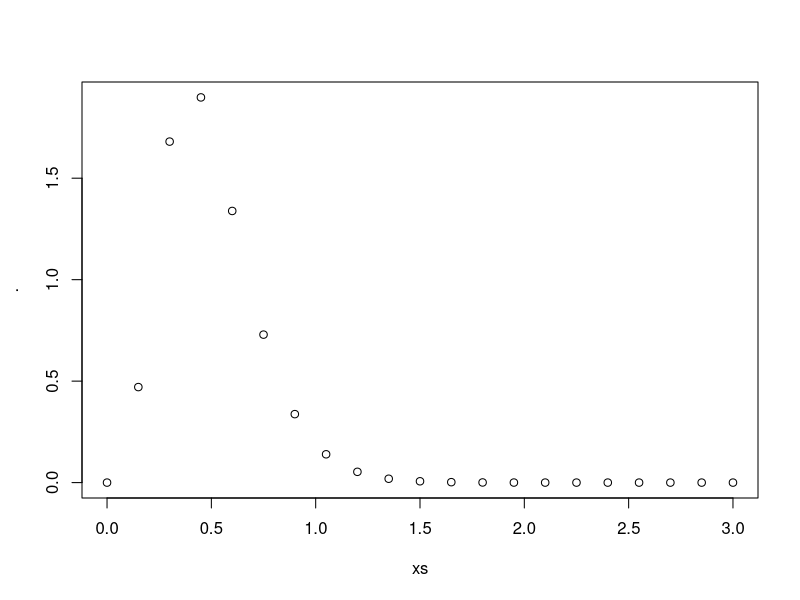
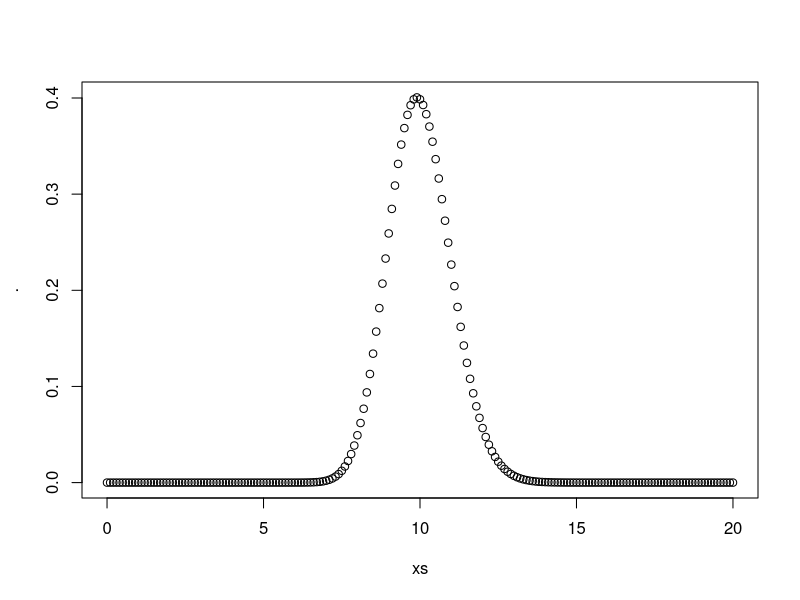

The R script that drew these images, in order: (Note: this script raises an error after producing the figures.)
library(data.table)
library(magrittr)

# bias: gamma mean at 5*0.1=0.5
biasShape <- 5
biasScale <- 0.1
xs <- seq(0, 3, 0.15)
dgamma(xs, biasShape, scale=biasScale) %>% plot(x = xs)

# gain: gamma mean at 100*0.1=10
gainShape <- 100
gainScale <- 0.1
xs <- seq(0, 20, 0.1)
dgamma(xs, gainShape, scale=gainScale) %>% plot(x = xs)

biasVals <- seq(0, 3, 0.15)
gainVals <- seq(0, 20, 1)
grid <- expand.grid(biasVals, gainVals) %>% as.data.table()
setnames(grid, colnames(grid), c("bias", "gain"))

gammaCdf <- function(x, shape, scale) {
  pgamma(x, shape, scale = scale)
}

# use the cdf to calculate the probability for each bin (represented by the leftmost value, e.g. 0 represents the 0-1 bin for gain)
biasDT <- data.table(val = biasVals)
biasDT[, cumulative_p := gammaCdf(val, biasShape, biasScale)]
biasDT[, p := shift(cumulative_p, type = "lead") - cumulative_p]
stopifnot(round(sum(biasDT$p, na.rm = TRUE), 3) == 1)

gainDT <- data.table(val = gainVals)
gainDT[, cumulative_p := gammaCdf(val, gainShape, gainScale)]
gainDT[, p := shift(cumulative_p, type = "lead") - cumulative_p]
stopifnot(round(sum(gainDT$p, na.rm = TRUE), 3) == 1)

# joint gamma probabilities of biases and gains
getJointP <- function(dt) {
  stopifnot(nrow(dt) ==  1)
  
  biasDT[val == dt$bias]$p * gainDT[val == dt$gain]$p
}
grid <- grid[, .(bias, gain, jointP = getJointP(.SD)), by = row.names(grid)]

# make sure the discrete approximation grid covers about all of the original continuous density, up to 3 decimal places
stopifnot(round(sum(grid$jointP, na.rm = TRUE), 3) == 1)

# final normalization to make sure everything sums up to exactly 1
grid$jointP <- grid$jointP/sum(grid$jointP, na.rm = TRUE)
stopifnot(sum(grid$jointP, na.rm = TRUE) == 1)

# remove RHS endpoint of last bin
grid <- grid[!is.na(jointP)]

grid[, row.names := NULL]
savePath <- sprintf("cache/bias-shape=%i-scale=%.2f_gain-shape=%i-scale=%.2f_grid.csv", biasShape, biasScale, gainShape, gainScale)
fwrite(grid, file = savePath)
print(sprintf("Saved to %s!", savePath))